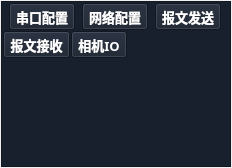
            <widget class="QWidget" name="page_10">
             <property name="geometry">
              <rect>
               <x>0</x>
               <y>0</y>
               <width>232</width>
               <height>168</height>
              </rect>
             </property>
             <attribute name="icon">
              <iconset>
               <normaloff>../../../MatchTest/Resources/通信.png</normaloff>../../../MatchTest/Resources/通信.png</iconset>
             </attribute>
             <attribute name="label">
              <string>通信工具</string>
             </attribute>
             <layout class="QGridLayout" name="gridLayout_11">
              <property name="leftMargin">
               <number>1</number>
              </property>
              <property name="topMargin">
               <number>1</number>
              </property>
              <property name="rightMargin">
               <number>1</number>
              </property>
              <property name="bottomMargin">
               <number>1</number>
              </property>
              <property name="spacing">
               <number>1</number>
              </property>
              <item row="0" column="0">
               <widget class="QFrame" name="frame_12">
                <property name="styleSheet">
                 <string notr="true">background-color: rgb(24, 32, 46);</string>
                </property>
                <property name="frameShape">
                 <enum>QFrame::StyledPanel</enum>
                </property>
                <property name="frameShadow">
                 <enum>QFrame::Raised</enum>
                </property>
                <layout class="QGridLayout" name="gridLayout_18">
                 <property name="leftMargin">
                  <number>1</number>
                 </property>
                 <property name="topMargin">
                  <number>1</number>
                 </property>
                 <property name="rightMargin">
                  <number>1</number>
                 </property>
                 <property name="bottomMargin">
                  <number>1</number>
                 </property>
                 <property name="spacing">
                  <number>1</number>
                 </property>
                 <item row="0" column="0">
                  <layout class="QVBoxLayout" name="verticalLayout_6" stretch="1,1,5">
                   <item>
                    <layout class="QHBoxLayout" name="horizontalLayout_13" stretch="1,1,1">
                     <item>
                      <widget class="QToolButton" name="toolButton_SerialPort">
                       <property name="font">
                        <font>
                         <family>微软雅黑</family>
                         <pointsize>10</pointsize>
                         <weight>75</weight>
                         <bold>true</bold>
                        </font>
                       </property>
                       <property name="styleSheet">
                        <string notr="true">color: rgb(255, 255, 255);</string>
                       </property>
                       <property name="text">
                        <string>串口配置</string>
                       </property>
                       <property name="icon">
                        <iconset>
                         <normaloff>../../../MatchTest/Resources/串口设置.png</normaloff>../../../MatchTest/Resources/串口设置.png</iconset>
                       </property>
                       <property name="iconSize">
                        <size>
                         <width>40</width>
                         <height>40</height>
                        </size>
                       </property>
                       <property name="toolButtonStyle">
                        <enum>Qt::ToolButtonTextUnderIcon</enum>
                       </property>
                      </widget>
                     </item>
                     <item>
                      <widget class="QToolButton" name="toolButton_NetWork">
                       <property name="font">
                        <font>
                         <family>微软雅黑</family>
                         <pointsize>10</pointsize>
                         <weight>75</weight>
                         <bold>true</bold>
                        </font>
                       </property>
                       <property name="styleSheet">
                        <string notr="true">color: rgb(255, 255, 255);</string>
                       </property>
                       <property name="text">
                        <string>网络配置</string>
                       </property>
                       <property name="icon">
                        <iconset>
                         <normaloff>../../../MatchTest/Resources/网络-1.png</normaloff>../../../MatchTest/Resources/网络-1.png</iconset>
                       </property>
                       <property name="iconSize">
                        <size>
                         <width>40</width>
                         <height>40</height>
                        </size>
                       </property>
                       <property name="toolButtonStyle">
                        <enum>Qt::ToolButtonTextUnderIcon</enum>
                       </property>
                      </widget>
                     </item>
                     <item>
                      <widget class="QToolButton" name="toolButton_SendTxt">
                       <property name="font">
                        <font>
                         <family>微软雅黑</family>
                         <pointsize>10</pointsize>
                         <weight>75</weight>
                         <bold>true</bold>
                        </font>
                       </property>
                       <property name="styleSheet">
                        <string notr="true">color: rgb(255, 255, 255);</string>
                       </property>
                       <property name="text">
                        <string>报文发送</string>
                       </property>
                       <property name="icon">
                        <iconset>
                         <normaloff>../../../MatchTest/Resources/XML报文.png</normaloff>../../../MatchTest/Resources/XML报文.png</iconset>
                       </property>
                       <property name="iconSize">
                        <size>
                         <width>40</width>
                         <height>40</height>
                        </size>
                       </property>
                       <property name="toolButtonStyle">
                        <enum>Qt::ToolButtonTextUnderIcon</enum>
                       </property>
                      </widget>
                     </item>
                    </layout>
                   </item>
                   <item>
                    <layout class="QHBoxLayout" name="horizontalLayout_14" stretch="2,2,1">
                     <item>
                      <widget class="QToolButton" name="toolButton_GetTxt">
                       <property name="font">
                        <font>
                         <family>微软雅黑</family>
                         <pointsize>10</pointsize>
                         <weight>75</weight>
                         <bold>true</bold>
                        </font>
                       </property>
                       <property name="styleSheet">
                        <string notr="true">color: rgb(255, 255, 255);</string>
                       </property>
                       <property name="text">
                        <string>报文接收</string>
                       </property>
                       <property name="icon">
                        <iconset>
                         <normaloff>../../../MatchTest/Resources/F报文.png</normaloff>../../../MatchTest/Resources/F报文.png</iconset>
                       </property>
                       <property name="iconSize">
                        <size>
                         <width>40</width>
                         <height>40</height>
                        </size>
                       </property>
                       <property name="toolButtonStyle">
                        <enum>Qt::ToolButtonTextUnderIcon</enum>
                       </property>
                      </widget>
                     </item>
                     <item>
                      <widget class="QToolButton" name="toolButton_CameraIo">
                       <property name="font">
                        <font>
                         <family>微软雅黑</family>
                         <pointsize>10</pointsize>
                         <weight>75</weight>
                         <bold>true</bold>
                        </font>
                       </property>
                       <property name="styleSheet">
                        <string notr="true">color: rgb(255, 255, 255);</string>
                       </property>
                       <property name="text">
                        <string>相机IO</string>
                       </property>
                       <property name="icon">
                        <iconset>
                         <normaloff>../../../MatchTest/Resources/围绕相机旋转.png</normaloff>../../../MatchTest/Resources/围绕相机旋转.png</iconset>
                       </property>
                       <property name="iconSize">
                        <size>
                         <width>40</width>
                         <height>40</height>
                        </size>
                       </property>
                       <property name="toolButtonStyle">
                        <enum>Qt::ToolButtonTextUnderIcon</enum>
                       </property>
                      </widget>
                     </item>
                     <item>
                      <spacer name="horizontalSpacer_3">
                       <property name="orientation">
                        <enum>Qt::Horizontal</enum>
                       </property>
                       <property name="sizeHint" stdset="0">
                        <size>
                         <width>40</width>
                         <height>20</height>
                        </size>
                       </property>
                      </spacer>
                     </item>
                    </layout>
                   </item>
                   <item>
                    <spacer name="verticalSpacer_4">
                     <property name="orientation">
                      <enum>Qt::Vertical</enum>
                     </property>
                     <property name="sizeHint" stdset="0">
                      <size>
                       <width>20</width>
                       <height>40</height>
                      </size>
                     </property>
                    </spacer>
                   </item>
                  </layout>
                 </item>
                </layout>
               </widget>
              </item>
             </layout>
            </widget>
